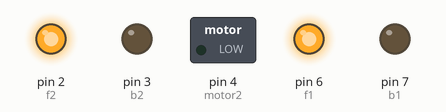
Simulated run of this sketch. Board: Arduino Uno, built with avr-gcc and run on an emulated ATmega328P. Parts: switched loads named in the sketch (green lamp = pin HIGH), output pins drawn as LEDs (lit = HIGH).

Above: at 0.1 s.
Timing chart, 0 to 1.6 s (numbered marks = the images above):
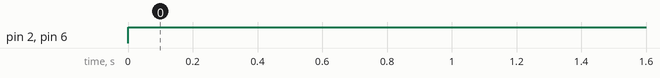

Measured:
- by itself, pin 2 (f2), pin 6 (f1): LOW → HIGH at 0.00 s

The sketch:

project.ino
```cpp
int f1=6;
int b1=7;
int motor1=10;
int speed_m=100;
int f2=2;
int b2=3;
int motor2=4;
void setup() {
  pinMode(f1,OUTPUT);
  pinMode(b1,OUTPUT);
  pinMode(f2,OUTPUT);
  pinMode(b2,OUTPUT);
}

void forward(){
  digitalWrite(f1,HIGH);
  digitalWrite(b1,LOW);
  analogWrite(motor2,speed_m);
  digitalWrite(f2,HIGH);
  digitalWrite(b2,LOW);
  analogWrite(motor2,speed_m);
}
void loop() {
  forward();
  delay(1000);
}
```
